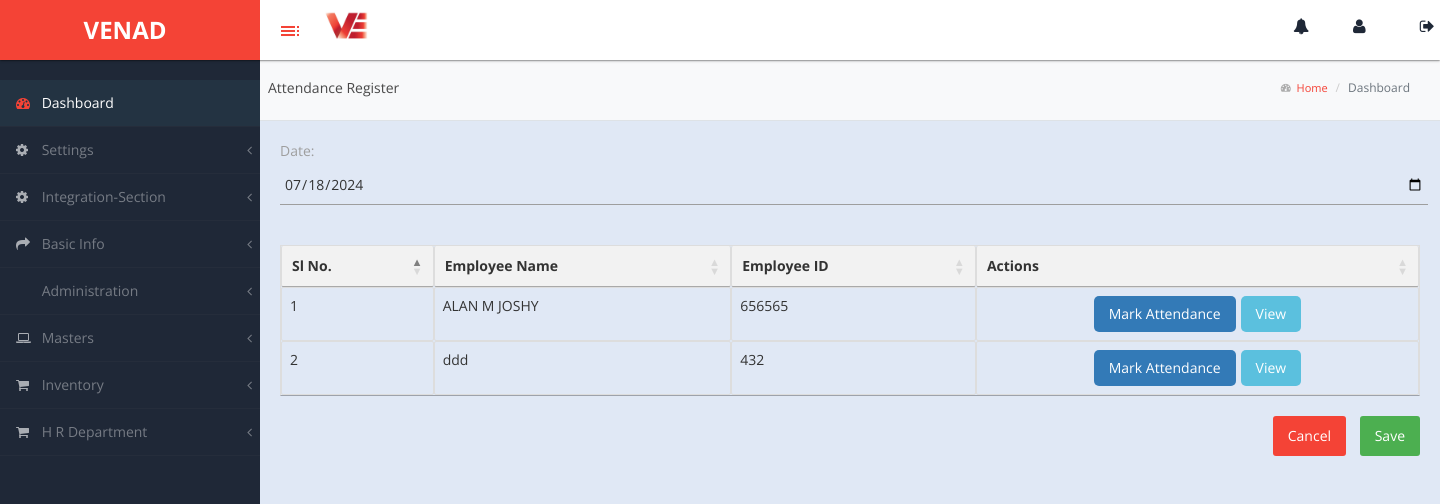
/Attendance_Register/, run on the app's committed database.
### venadapp/models.py (models this page shows, shortened)
class Employee(models.Model):
    emp_type=models.CharField(max_length=100,null=True)
    photo = models.ImageField(upload_to='photos/', null=True, blank=True)
    employee_id = models.CharField(max_length=50, null=True)  # Assuming it's unique
    name = models.CharField(max_length=255)
    blood_group = models.CharField(max_length=10, null=True, blank=True)
    designation = models.CharField(max_length=255)
    address = models.CharField(max_length=350)
    phone = models.CharField(max_length=20)
    phone_2 = models.CharField(max_length=20, null=True, blank=True)
    email = models.EmailField(max_length=255)
    doj = models.DateField()  # Date of Joining
    basic_salary = models.DecimalField(max_digits=10, decimal_places=2)
    ac_number = models.CharField(max_length=255)  # Account Number
    govt_id = models.ImageField(upload_to='photos/', null=True, blank=True)

### venadapp/views.py (the view)
# urls.py: path("Attendance_Register/",views.Attendance_Registerview),
def Attendance_Registerview(request):
    obj = Employee.objects.all()
    return render(request, "Attendance_Register.html", {'att': obj})

### templates/Attendance_Register.html (shortened to what this page needs)
<!DOCTYPE html>
<html lang="en">
<head>
    <link rel="stylesheet" href="https://cdn.datatables.net/1.11.5/css/jquery.dataTables.min.css">
    <link rel="stylesheet" href="https://cdnjs.cloudflare.com/ajax/libs/font-awesome/5.15.4/css/all.min.css">
</head>
<body>
    {% include 'base.html' %}
    <div id="page-wrapper">
        <div class="header">
            <div class="navbar2">
                <p class="financial-year">Attendance Register</p>
                <ol class="breadcrumb">
                    <li><i class="fa fa-tachometer" style="font-size: 10px; padding-top: 5px;"></i><a href="#"> &nbsp;&nbsp;Home</a></li>
                    <li class="active">Dashboard</li>
                </ol>
            </div>
        </div>
        <div class="container">
            <div class="date-picker">
                <label for="attendance-date">Date:</label>
                <input type="date" id="attendance-date">
            </div>
            <div class="table-responsive">
                <table class="table table-bordered" id="attendance-table">
                    <thead>
                        <tr>
                            <th>Sl No.</th>
                            <th>Employee Name</th>
                            <th>Employee ID</th>
                            <th>Actions</th>
                        </tr>
                    </thead>
                    <tbody>
                        {% for employee in att %}
                        <tr>
                            <td>{{ forloop.counter }}</td>
                            <td>{{ employee.name }}</td>
                            <td>{{ employee.employee_id }}</td>
                            <td class="action-buttons">
                                <a href="/mark_attendance/{{employee.id}}" class="btn-small btn-primary">Mark Attendance</a>
                                <a href="/view_attendance/{{employee.id}}" class="btn-small btn-info">View</a>
                            </td>
                        </tr>
                        {% endfor %}
                    </tbody>
                </table>
            </div>
            <div class="buttons">
                <button class="cancel" onclick="cancelAttendance()">Cancel</button>
                <button class="save" onclick="saveAttendance()">Save</button>
            </div>
        </div>
    </div>
</body>
</html>

### static/css/custom-styles.css (style rules this page uses)
body { font-family: 'Open Sans', sans-serif; background: #1F2837; }
#page-wrapper { padding: 15px 15px; min-height: 600px; background: #ececec; }
p { font-size: 14px; line-height:25px; }
label { display: inline-block; max-width: 100%; margin-bottom: 5px; font-weight: 400; }
#page-wrapper { position: relative; top: 55px; -moz-box-shadow: 0 0 10px #757575; }
.breadcrumb { padding: 10px 10px 10px 20px;margin-bottom: 0;list-style: none;border-radius: 0;background: transparent;line-height: 20px;font-size: 11px;margin-left: 14px; }
#page-wrapper { background: #e0e8f5; }
@media (min-width:768px) { #page-wrapper { margin: 0 0 0 260px; padding: 0; min-height: 1200px; } }
.header .breadcrumb:before { font-size: 11px; margin-right: 0px; color: #717171; display: none; }
.header .breadcrumb li a { font-size: 11px; font-size: 11px; text-decoration: none; color: #717171; text-decoration: none; color: #f44336; }

### templates/Attendance_Register.html (style rules this page uses)
body { font-family: Arial, sans-serif; background-color: #f9f9f9; }
.navbar2 { display: flex; justify-content: space-between; align-items: center; background-color: #f8f9fa; padding: 10px 20px; border-bottom: 1px solid #dee2e6; }
.breadcrumb { margin: 0; padding: 0; background: none; }
.breadcrumb li { display: inline; font-size: 12px; }
.breadcrumb li a { text-decoration: none; color: #007bff; }
.breadcrumb li.active { color: #6c757d; }
.container { padding: 20px; }
.date-picker { margin-bottom: 20px; }
.table-responsive { margin-bottom: 20px; overflow-x: auto; }
table { width: 100%; border-collapse: collapse; }
th, td { border: 1px solid #ddd; padding: 8px; text-align: center; }
th { background-color: #f2f2f2; }
.buttons { text-align: right; }
.buttons button { padding: 10px 15px; border: none; border-radius: 3px; cursor: pointer; margin-left: 10px; }
.buttons .cancel { background-color: #f44336; color: white; }
.buttons .save { background-color: #4CAF50; color: white; }
.action-buttons { display: flex; gap: 5px; justify-content: center; }
.action-buttons a { display: inline-block; padding: 8px 15px; border-radius: 5px; color: white; text-decoration: none; font-size: 14px; }
.btn-primary { background-color: #007bff; }
.btn-info { background-color: #17a2b8; }

### templates/base.html (style rules this page uses)
.navbar2 { display: flex; align-items: center; padding-left: 8px; }
.financial-year { padding-top: 10px; color: rgb(73, 73, 73); margin-right: 20px; }

### data on the page
Employee: name "ALAN M JOSHY", employee_id "656565"
Employee: name "ddd", employee_id "432"
